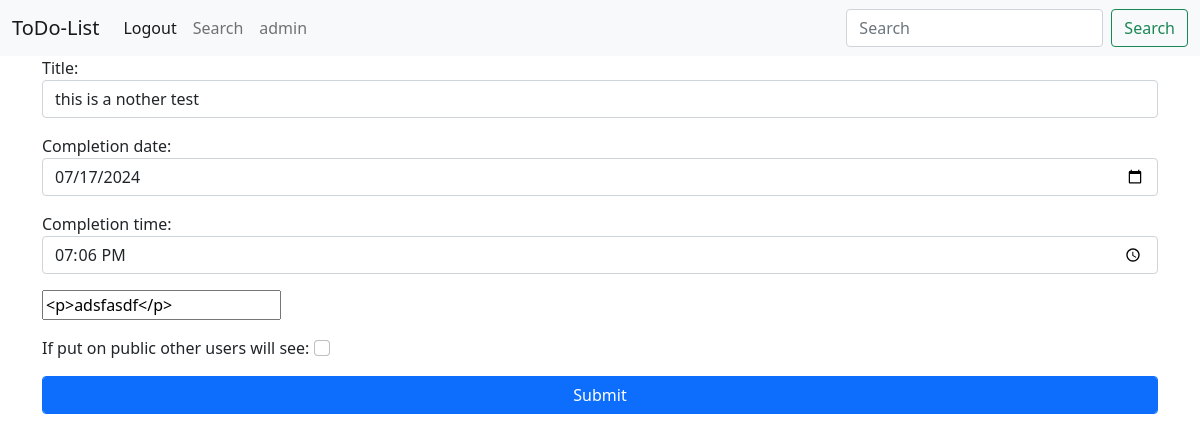
/task_edit/15/ (signed in), run on the app's committed database.
### todo/models.py (models this page shows, shortened)
class Task(models.Model):
    folder = models.ForeignKey(TaskFolder, on_delete=models.CASCADE, related_name='tasks', null=True)
    title = models.CharField(max_length=255)
    completed = models.BooleanField(default=False, blank=True)
    completion_date = models.DateField(null=True, blank=True)
    completion_time = models.TimeField(null=True, blank=True)
    description = HTMLField(blank=True, null=True)
    created_at = models.DateTimeField(auto_now_add=True)
    updated_at = models.DateTimeField(auto_now=True)
    publ_or_priv = models.BooleanField(default=False, blank=True)
    owner = models.ForeignKey(User, on_delete=models.CASCADE, related_name='tasks')
    class Meta:
        verbose_name_plural = 'tasks'
        ordering = ('-created_at',)

### todo/views.py (the view)
# urls.py: path('task_edit/<int:pk>/', views.task_edit, name='task_edit'),
def task_edit(request, pk):
    task = get_object_or_404(Task, pk=pk, owner=request.user)
    if request.method == 'POST':
        form = TaskForm(request.POST, instance=task)
        if form.is_valid():
            form.save()
            return redirect(reverse('folder_detail', args=[task.folder.pk]))
    else:
        form = TaskForm(instance=task)
    context = {
        'form': form,
        'task': task,
    }
    return render(request, 'tasks/task_edit.html', context)

### todo/forms.py
class TaskForm(forms.ModelForm):
    title = forms.CharField(
        required=True,
        widget=forms.TextInput(attrs={
            'class': 'form-control',
            'placeholder': 'Task Title'
        })
    )
    completion_date = forms.DateField(
        required=False,
        widget=forms.DateInput(attrs={
            'class': 'form-control',
            'placeholder': 'Completion Date',
            'type': 'date'
        })
    )
    completion_time = forms.TimeField(
        required=False,
        widget=forms.TimeInput(attrs={
            'class': 'form-control',
            'placeholder': 'Completion Time',
            'type': 'time'
        })
    )
    description = forms.CharField(
        required=False,
        widget=TinyMCE(attrs={
            'class': 'form-control',
            'placeholder': 'Description'
        })
    )
    publ_or_priv = forms.BooleanField(
        required=False,
        widget=forms.CheckboxInput(attrs={
            'class': 'form-check-input'
        })
    )
    class Meta:
        model = Task
        fields = ['title', 'completion_date', 'completion_time', 'description', 'publ_or_priv']

### templates/tasks/task_edit.html (shortened to what this page needs)
{% extends '../base.html' %}
{% load static %}
{% block content %}
<form action="" method="POST">
    <div class="mb-3">
        {{ form.title.label_tag }}
        {{ form.title }}
    </div>
    <div class="mb-3">
        {{ form.completion_date.label_tag }}
        {{ form.completion_date }}
    </div>
    <div class="mb-3">
        {{ form.completion_time.label_tag }}
        {{ form.completion_time }}
    </div>
    <div class="mb-3">
        {{ form.description }}
    </div>
    <div class="mb-3">
        <p>If put on public other users will see: {{ form.publ_or_priv }}</p>
    </div>
    <button type="submit" class="btn btn-primary form-control">Submit</button>
</form>
{% endblock %}

### templates/base.html (shortened to what this page needs)
{% load static %}
<!DOCTYPE html>
<html lang="en">
<head>
  <link href="https://cdn.jsdelivr.net/npm/bootstrap@5.0.2/dist/css/bootstrap.min.css" rel="stylesheet"
>
</head>
<body>
  <nav class="navbar navbar-expand-lg navbar-light bg-light">
    <div class="container-fluid">
      <a class="navbar-brand" href="{% url 'home' %}">ToDo-List</a>
      <div class="collapse navbar-collapse" id="navbarSupportedContent">
        <ul class="navbar-nav me-auto mb-2 mb-lg-0">
          <li class="nav-item">
            {% if user.is_authenticated %}
              <a class="nav-link active" href="{% url 'logout_view' %}" aria-current="page">Logout</a>
            {% else %}
              <div class="d-flex">
                <a class="nav-link active" aria-current="page" href="{% url 'register' %}">register</a>
                <a class="nav-link active" aria-current="page" href="{% url 'login' %}">login</a>
              </div>
            {% endif %}
          </li>
          <li class="nav-item">
            <a class="nav-link" href="{% url 'search_all' %}">Search</a>
          </li>
          <li class="nav-item">
            {% if user.is_authenticated %}
              <a class="nav-link">{{ request.user }}</a>
            {% endif %}
          </li>
        </ul>
        <form class="d-flex" method="POST" action="{% url 'search_personal_task' %}">
          <input name="searched" class="form-control me-2" type="search" placeholder="Search" aria-label="Search">
          <button class="btn btn-outline-success" type="submit">Search</button>
        </form>
      </div>
    </div>
  </nav>
  <div class="container">
    {% block content %}
    {% endblock %}
  </div>
</body>
</html>

### data on the page
Task: title "this is a nother test", completion_date "07/17/2024", completion_time "19:06:00", description "<p>adsfasdf</p>"

### other printed values
{{ request.user }} "admin"
